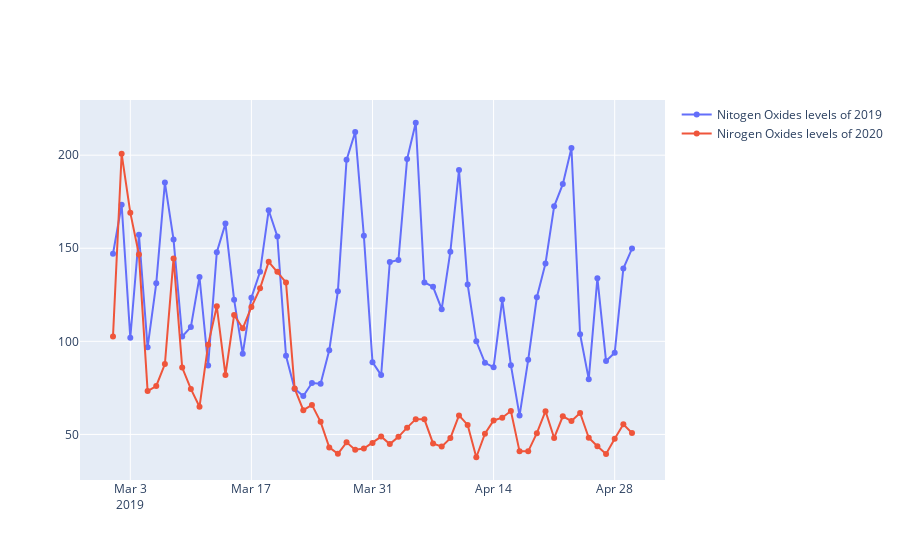

The notebook cell saved with this chart:
### Code cell
fig = go.Figure()
fig.add_trace(go.Scatter(x=Mar_may_2019['Date'], y=Mar_may_2019['NO']+Mar_may_2019['NO2']+Mar_may_2019['NOx'],
                    mode='lines+markers',
                    name='Nitogen Oxides levels of 2019'))
fig.add_trace(go.Scatter(x=Mar_may_2019['Date'], y=Mar_may_2020['NO']+Mar_may_2020['NO2']+Mar_may_2020['NOx'],
                    mode='lines+markers',
                    name='Nirogen Oxides levels of 2020'))

fig.show()
